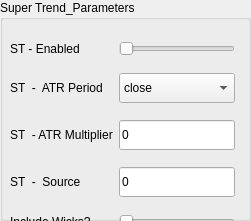
              <widget class="QGroupBox" name="grpBox_ST_parametersIndi">
               <property name="geometry">
                <rect>
                 <x>20</x>
                 <y>40</y>
                 <width>251</width>
                 <height>221</height>
                </rect>
               </property>
               <property name="title">
                <string>Super Trend_Parameters</string>
               </property>
               <property name="Combinear.qss" stdset="0">
                <string notr="true"/>
               </property>
               <widget class="QWidget" name="layoutWidget">
                <property name="geometry">
                 <rect>
                  <x>10</x>
                  <y>30</y>
                  <width>341</width>
                  <height>248</height>
                 </rect>
                </property>
                <layout class="QGridLayout" name="gridLayout_14">
                 <item row="0" column="0">
                  <widget class="QLabel" name="lblMptEnabled_3">
                   <property name="text">
                    <string>ST - Enabled</string>
                   </property>
                   <property name="Combinear.qss" stdset="0">
                    <string notr="true"/>
                   </property>
                  </widget>
                 </item>
                 <item row="0" column="1">
                  <widget class="QSlider" name="hSlider_SELL_IndicatorEnabled_3">
                   <property name="maximum">
                    <number>5</number>
                   </property>
                   <property name="orientation">
                    <enum>Qt::Horizontal</enum>
                   </property>
                   <property name="Combinear.qss" stdset="0">
                    <string notr="true"/>
                   </property>
                  </widget>
                 </item>
                 <item row="1" column="0">
                  <widget class="QLabel" name="lblMptAppliedPrice">
                   <property name="text">
                    <string>ST  -  ATR Period</string>
                   </property>
                   <property name="Combinear.qss" stdset="0">
                    <string notr="true"/>
                   </property>
                  </widget>
                 </item>
                 <item row="1" column="1">
                  <widget class="QComboBox" name="drpMptAppliedPrice">
                   <property name="minimumSize">
                    <size>
                     <width>0</width>
                     <height>30</height>
                    </size>
                   </property>
                   <property name="Combinear.qss" stdset="0">
                    <string notr="true"/>
                   </property>
                   <item>
                    <property name="text">
                     <string>close</string>
                    </property>
                   </item>
                   <item>
                    <property name="text">
                     <string>open</string>
                    </property>
                   </item>
                   <item>
                    <property name="text">
                     <string>high</string>
                    </property>
                   </item>
                   <item>
                    <property name="text">
                     <string>low</string>
                    </property>
                   </item>
                   <item>
                    <property name="text">
                     <string>HL2</string>
                    </property>
                   </item>
                   <item>
                    <property name="text">
                     <string>HLC3</string>
                    </property>
                   </item>
                   <item>
                    <property name="text">
                     <string>OHLC</string>
                    </property>
                   </item>
                  </widget>
                 </item>
                 <item row="1" column="2">
                  <spacer name="horizontalSpacer_11">
                   <property name="orientation">
                    <enum>Qt::Horizontal</enum>
                   </property>
                   <property name="sizeHint" stdset="0">
                    <size>
                     <width>40</width>
                     <height>20</height>
                    </size>
                   </property>
                  </spacer>
                 </item>
                 <item row="2" column="0">
                  <widget class="QLabel" name="lblMptShortMaPeriod">
                   <property name="text">
                    <string>ST  - ATR Multiplier</string>
                   </property>
                   <property name="Combinear.qss" stdset="0">
                    <string notr="true"/>
                   </property>
                  </widget>
                 </item>
                 <item row="2" column="1">
                  <widget class="QLineEdit" name="txtMptShortEmaPeriod">
                   <property name="minimumSize">
                    <size>
                     <width>0</width>
                     <height>30</height>
                    </size>
                   </property>
                   <property name="text">
                    <string>0</string>
                   </property>
                   <property name="Combinear.qss" stdset="0">
                    <string notr="true"/>
                   </property>
                  </widget>
                 </item>
                 <item row="3" column="0">
                  <widget class="QLabel" name="lblMptLongMaPeriod">
                   <property name="text">
                    <string>ST  -  Source</string>
                   </property>
                   <property name="Combinear.qss" stdset="0">
                    <string notr="true"/>
                   </property>
                  </widget>
                 </item>
                 <item row="3" column="1">
                  <widget class="QLineEdit" name="txtMptLongEmaPeriod">
                   <property name="minimumSize">
                    <size>
                     <width>0</width>
                     <height>30</height>
                    </size>
                   </property>
                   <property name="text">
                    <string>0</string>
                   </property>
                   <property name="Combinear.qss" stdset="0">
                    <string notr="true"/>
                   </property>
                  </widget>
                 </item>
                 <item row="4" column="0">
                  <widget class="QLabel" name="lblMptEnabled_5">
                   <property name="text">
                    <string>Include Wicks?</string>
                   </property>
                   <property name="Combinear.qss" stdset="0">
                    <string notr="true"/>
                   </property>
                  </widget>
                 </item>
                 <item row="4" column="1">
                  <widget class="QSlider" name="hSlider_SELL_IndicatorEnabled_6">
                   <property name="maximum">
                    <number>5</number>
                   </property>
                   <property name="orientation">
                    <enum>Qt::Horizontal</enum>
                   </property>
                   <property name="Combinear.qss" stdset="0">
                    <string notr="true"/>
                   </property>
                  </widget>
                 </item>
                 <item row="5" column="0">
                  <widget class="QLabel" name="lblMptEnabled_6">
                   <property name="text">
                    <string>Highlight State?</string>
                   </property>
                   <property name="Combinear.qss" stdset="0">
                    <string notr="true"/>
                   </property>
                  </widget>
                 </item>
                 <item row="5" column="1">
                  <widget class="QSlider" name="hSlider_SELL_IndicatorEnabled_7">
                   <property name="maximum">
                    <number>5</number>
                   </property>
                   <property name="orientation">
                    <enum>Qt::Horizontal</enum>
                   </property>
                   <property name="Combinear.qss" stdset="0">
                    <string notr="true"/>
                   </property>
                  </widget>
                 </item>
                </layout>
               </widget>
              </widget>
